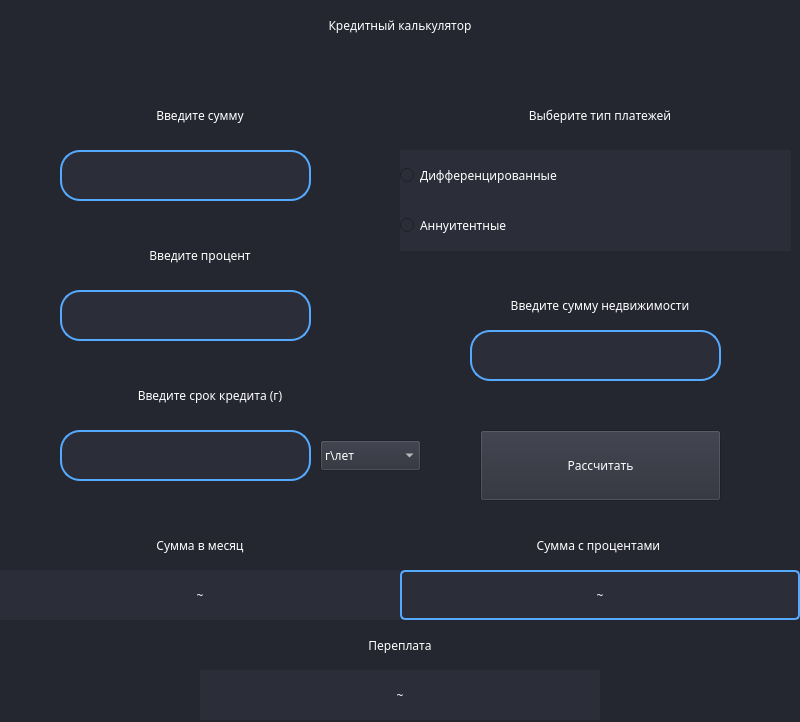
<?xml version="1.0" encoding="UTF-8"?>
<ui version="4.0">
 <class>MainWindow</class>
 <widget class="QMainWindow" name="MainWindow">
  <property name="geometry">
   <rect>
    <x>0</x>
    <y>0</y>
    <width>800</width>
    <height>722</height>
   </rect>
  </property>
  <property name="windowTitle">
   <string>Кредитный калькулятор</string>
  </property>
  <widget class="QWidget" name="centralwidget">
   <property name="font">
    <font>
     <family>Niagara Engraved</family>
    </font>
   </property>
   <property name="styleSheet">
    <string notr="true">background-color: rgb(37, 39, 48);</string>
   </property>
   <widget class="QLabel" name="label">
    <property name="geometry">
     <rect>
      <x>0</x>
      <y>0</y>
      <width>800</width>
      <height>50</height>
     </rect>
    </property>
    <property name="styleSheet">
     <string notr="true">
color: rgb(255, 255, 255);


font: 87 23pt &quot;Arial Black&quot;;</string>
    </property>
    <property name="text">
     <string>Кредитный калькулятор</string>
    </property>
    <property name="alignment">
     <set>Qt::AlignCenter</set>
    </property>
    <property name="margin">
     <number>0</number>
    </property>
   </widget>
   <widget class="QLabel" name="vvsum">
    <property name="geometry">
     <rect>
      <x>0</x>
      <y>90</y>
      <width>400</width>
      <height>50</height>
     </rect>
    </property>
    <property name="styleSheet">
     <string notr="true">
color: rgb(255, 255, 255);


font: 87 20pt &quot;Arial Black&quot;;</string>
    </property>
    <property name="text">
     <string>Введите сумму</string>
    </property>
    <property name="alignment">
     <set>Qt::AlignCenter</set>
    </property>
    <property name="margin">
     <number>0</number>
    </property>
   </widget>
   <widget class="QLabel" name="vvsum_2">
    <property name="geometry">
     <rect>
      <x>0</x>
      <y>230</y>
      <width>400</width>
      <height>50</height>
     </rect>
    </property>
    <property name="styleSheet">
     <string notr="true">
color: rgb(255, 255, 255);


font: 87 20pt &quot;Arial Black&quot;;</string>
    </property>
    <property name="text">
     <string>Введите процент</string>
    </property>
    <property name="alignment">
     <set>Qt::AlignCenter</set>
    </property>
    <property name="margin">
     <number>0</number>
    </property>
   </widget>
   <widget class="QLabel" name="vvsum_3">
    <property name="geometry">
     <rect>
      <x>400</x>
      <y>90</y>
      <width>400</width>
      <height>51</height>
     </rect>
    </property>
    <property name="styleSheet">
     <string notr="true">
color: rgb(255, 255, 255);


font: 87 20pt &quot;Arial Black&quot;;</string>
    </property>
    <property name="text">
     <string>Выберите тип платежей</string>
    </property>
    <property name="alignment">
     <set>Qt::AlignCenter</set>
    </property>
    <property name="margin">
     <number>0</number>
    </property>
   </widget>
   <widget class="QRadioButton" name="diff">
    <property name="geometry">
     <rect>
      <x>400</x>
      <y>150</y>
      <width>391</width>
      <height>51</height>
     </rect>
    </property>
    <property name="styleSheet">
     <string notr="true">background-color: rgb(43, 45, 56);
color: rgb(255, 255, 255);


font: 87 20pt &quot;Arial Black&quot;;</string>
    </property>
    <property name="text">
     <string>Дифференцированные </string>
    </property>
   </widget>
   <widget class="QLineEdit" name="summ">
    <property name="geometry">
     <rect>
      <x>60</x>
      <y>150</y>
      <width>251</width>
      <height>51</height>
     </rect>
    </property>
    <property name="styleSheet">
     <string notr="true">
border: 2px solid rgb(37, 39, 48); border-radius: 20px;
color: #FFF;
padding-left: 20px;
padding-right: 20px;
background-color: rgb(34, 36, 44);

border: 2px solid rgb(48, 50, 62);

border: 2px solid rgb(85, 170, 255); background-color: rgb(43, 45, 56);
color: rgb(255, 255, 255);
font: 87 13pt &quot;Arial Black&quot;;</string>
    </property>
   </widget>
   <widget class="QLineEdit" name="proc">
    <property name="geometry">
     <rect>
      <x>60</x>
      <y>290</y>
      <width>251</width>
      <height>51</height>
     </rect>
    </property>
    <property name="styleSheet">
     <string notr="true">
border: 2px solid rgb(37, 39, 48); border-radius: 20px;
color: #FFF;
padding-left: 20px;
padding-right: 20px;
background-color: rgb(34, 36, 44);

border: 2px solid rgb(48, 50, 62);

border: 2px solid rgb(85, 170, 255); background-color: rgb(43, 45, 56);
color: rgb(255, 255, 255);
font: 87 13pt &quot;Arial Black&quot;;</string>
    </property>
   </widget>
   <widget class="QRadioButton" name="annuit">
    <property name="geometry">
     <rect>
      <x>400</x>
      <y>200</y>
      <width>391</width>
      <height>51</height>
     </rect>
    </property>
    <property name="styleSheet">
     <string notr="true">background-color: rgb(43, 45, 56);
color: rgb(255, 255, 255);


font: 87 20pt &quot;Arial Black&quot;;</string>
    </property>
    <property name="text">
     <string>Аннуитентные</string>
    </property>
   </widget>
   <widget class="QPushButton" name="pushButton">
    <property name="geometry">
     <rect>
      <x>480</x>
      <y>430</y>
      <width>241</width>
      <height>71</height>
     </rect>
    </property>
    <property name="styleSheet">
     <string notr="true">background-color: rgb(43, 45, 56);
color: rgb(255, 255, 255);


font: 87 20pt &quot;Arial Black&quot;;</string>
    </property>
    <property name="text">
     <string>Рассчитать</string>
    </property>
   </widget>
   <widget class="QLabel" name="sinm">
    <property name="geometry">
     <rect>
      <x>0</x>
      <y>520</y>
      <width>400</width>
      <height>50</height>
     </rect>
    </property>
    <property name="styleSheet">
     <string notr="true">
color: rgb(255, 255, 255);


font: 87 20pt &quot;Arial Black&quot;;</string>
    </property>
    <property name="text">
     <string>Сумма в месяц</string>
    </property>
    <property name="alignment">
     <set>Qt::AlignCenter</set>
    </property>
    <property name="margin">
     <number>0</number>
    </property>
   </widget>
   <widget class="QLabel" name="sinmred">
    <property name="geometry">
     <rect>
      <x>0</x>
      <y>570</y>
      <width>400</width>
      <height>50</height>
     </rect>
    </property>
    <property name="styleSheet">
     <string notr="true">background-color: rgb(43, 45, 56);
color: rgb(255, 255, 255);


font: 87 15pt &quot;Arial Black&quot;;</string>
    </property>
    <property name="text">
     <string>~</string>
    </property>
    <property name="alignment">
     <set>Qt::AlignCenter</set>
    </property>
    <property name="margin">
     <number>0</number>
    </property>
   </widget>
   <widget class="QLabel" name="vseg">
    <property name="geometry">
     <rect>
      <x>400</x>
      <y>520</y>
      <width>400</width>
      <height>50</height>
     </rect>
    </property>
    <property name="styleSheet">
     <string notr="true">
color: rgb(255, 255, 255);


font: 87 20pt &quot;Arial Black&quot;;</string>
    </property>
    <property name="text">
     <string>Сумма с процентами </string>
    </property>
    <property name="alignment">
     <set>Qt::AlignCenter</set>
    </property>
    <property name="margin">
     <number>0</number>
    </property>
   </widget>
   <widget class="QLabel" name="vsegred">
    <property name="geometry">
     <rect>
      <x>400</x>
      <y>570</y>
      <width>400</width>
      <height>50</height>
     </rect>
    </property>
    <property name="styleSheet">
     <string notr="true">background-color: rgb(43, 45, 56);
color: rgb(255, 255, 255);
border: 2px solid rgb(37, 39, 48); border-radius: 5px;
border: 2px solid rgb(48, 50, 62);
border: 2px solid rgb(85, 170, 255); background-color: rgb(43, 45, 56);
font: 87 15pt &quot;Arial Black&quot;;</string>
    </property>
    <property name="text">
     <string>~</string>
    </property>
    <property name="alignment">
     <set>Qt::AlignCenter</set>
    </property>
    <property name="margin">
     <number>0</number>
    </property>
   </widget>
   <widget class="QLabel" name="vvsum_4">
    <property name="geometry">
     <rect>
      <x>10</x>
      <y>370</y>
      <width>400</width>
      <height>50</height>
     </rect>
    </property>
    <property name="styleSheet">
     <string notr="true">
color: rgb(255, 255, 255);


font: 87 20pt &quot;Arial Black&quot;;</string>
    </property>
    <property name="text">
     <string>Введите срок кредита (г)</string>
    </property>
    <property name="alignment">
     <set>Qt::AlignCenter</set>
    </property>
    <property name="margin">
     <number>0</number>
    </property>
   </widget>
   <widget class="QLineEdit" name="srok">
    <property name="geometry">
     <rect>
      <x>60</x>
      <y>430</y>
      <width>251</width>
      <height>51</height>
     </rect>
    </property>
    <property name="styleSheet">
     <string notr="true">
border: 2px solid rgb(37, 39, 48); border-radius: 20px;
color: #FFF;
padding-left: 20px;
padding-right: 20px;
background-color: rgb(34, 36, 44);

border: 2px solid rgb(48, 50, 62);

border: 2px solid rgb(85, 170, 255); background-color: rgb(43, 45, 56);
color: rgb(255, 255, 255);
font: 87 13pt &quot;Arial Black&quot;;</string>
    </property>
   </widget>
   <widget class="QLineEdit" name="sumnedred">
    <property name="geometry">
     <rect>
      <x>470</x>
      <y>330</y>
      <width>251</width>
      <height>51</height>
     </rect>
    </property>
    <property name="styleSheet">
     <string notr="true">
border: 2px solid rgb(37, 39, 48); border-radius: 20px;
color: #FFF;
padding-left: 20px;
padding-right: 20px;
background-color: rgb(34, 36, 44);

border: 2px solid rgb(48, 50, 62);

border: 2px solid rgb(85, 170, 255); background-color: rgb(43, 45, 56);
color: rgb(255, 255, 255);
font: 87 13pt &quot;Arial Black&quot;;</string>
    </property>
   </widget>
   <widget class="QLabel" name="vvsum_5">
    <property name="geometry">
     <rect>
      <x>400</x>
      <y>280</y>
      <width>400</width>
      <height>50</height>
     </rect>
    </property>
    <property name="styleSheet">
     <string notr="true">
color: rgb(255, 255, 255);


font: 87 15pt &quot;Arial Black&quot;;</string>
    </property>
    <property name="text">
     <string>Введите сумму недвижимости</string>
    </property>
    <property name="alignment">
     <set>Qt::AlignCenter</set>
    </property>
    <property name="margin">
     <number>0</number>
    </property>
   </widget>
   <widget class="QLabel" name="vseg_2">
    <property name="geometry">
     <rect>
      <x>200</x>
      <y>620</y>
      <width>400</width>
      <height>50</height>
     </rect>
    </property>
    <property name="styleSheet">
     <string notr="true">
color: rgb(255, 255, 255);


font: 87 20pt &quot;Arial Black&quot;;</string>
    </property>
    <property name="text">
     <string>Переплата</string>
    </property>
    <property name="alignment">
     <set>Qt::AlignCenter</set>
    </property>
    <property name="margin">
     <number>0</number>
    </property>
   </widget>
   <widget class="QLabel" name="pereplata">
    <property name="geometry">
     <rect>
      <x>200</x>
      <y>670</y>
      <width>400</width>
      <height>50</height>
     </rect>
    </property>
    <property name="styleSheet">
     <string notr="true">background-color: rgb(43, 45, 56);
color: rgb(255, 255, 255);


font: 87 15pt &quot;Arial Black&quot;;</string>
    </property>
    <property name="text">
     <string>~</string>
    </property>
    <property name="alignment">
     <set>Qt::AlignCenter</set>
    </property>
    <property name="margin">
     <number>0</number>
    </property>
   </widget>
   <widget class="QComboBox" name="comboBox">
    <property name="geometry">
     <rect>
      <x>320</x>
      <y>440</y>
      <width>101</width>
      <height>31</height>
     </rect>
    </property>
    <property name="styleSheet">
     <string notr="true">background-color: rgb(43, 45, 56);
color: rgb(255, 255, 255);


font: 87 13pt &quot;Arial Black&quot;;</string>
    </property>
    <item>
     <property name="text">
      <string>г\лет</string>
     </property>
    </item>
    <item>
     <property name="text">
      <string>мес</string>
     </property>
    </item>
   </widget>
  </widget>
 </widget>
 <resources/>
 <connections/>
</ui>
